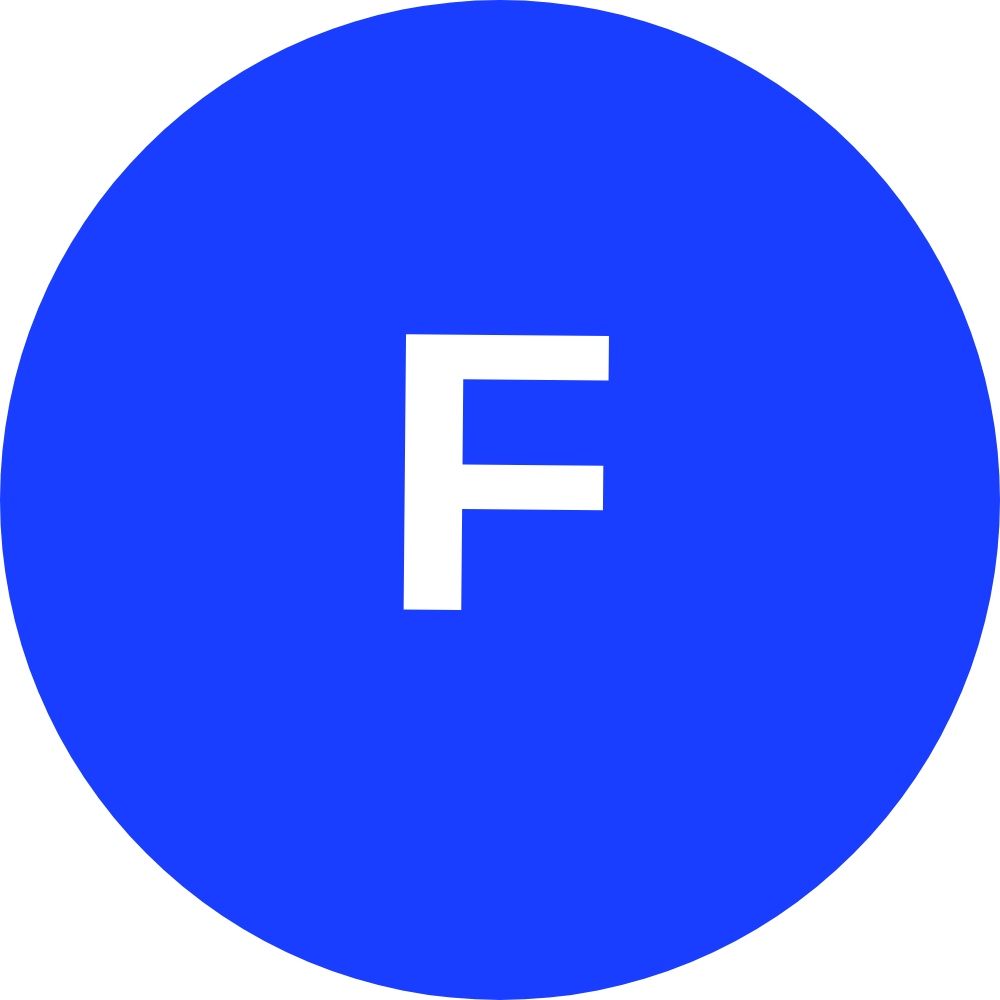
Frame 1 (no input)
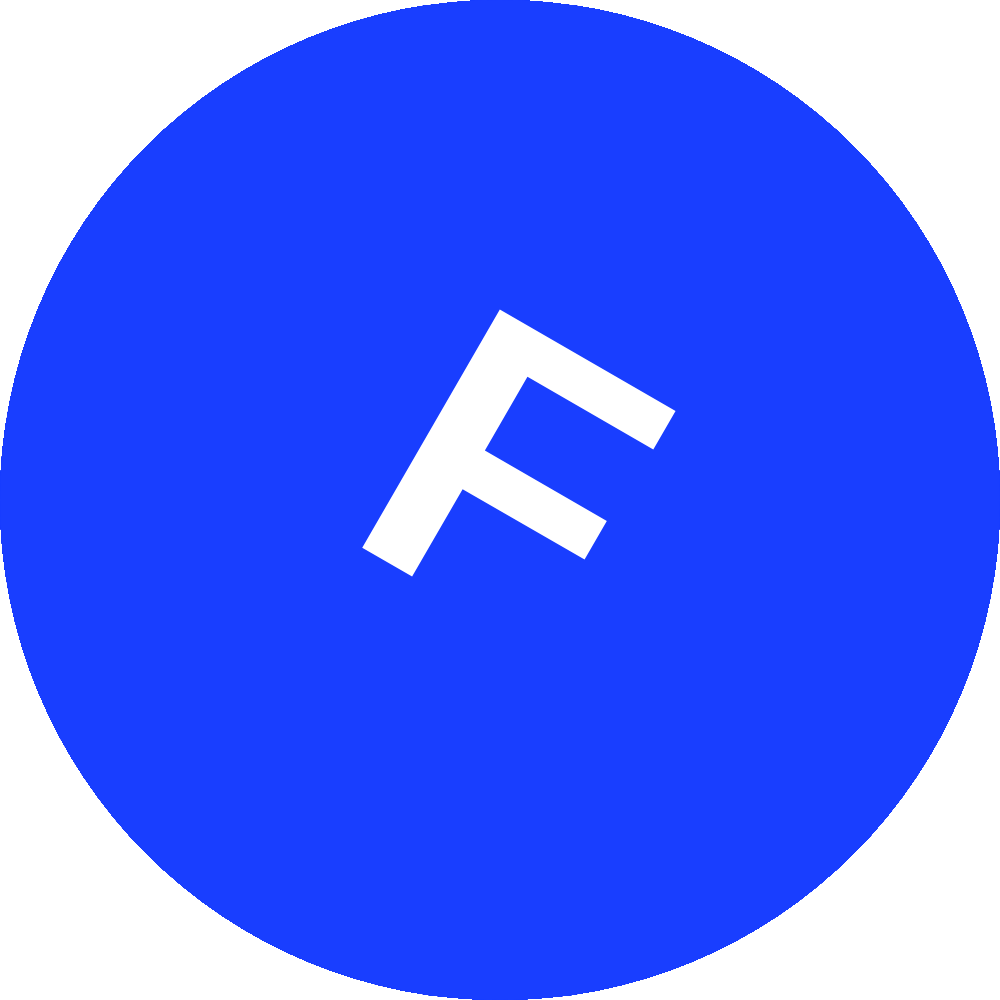
Frame 60 (no input)
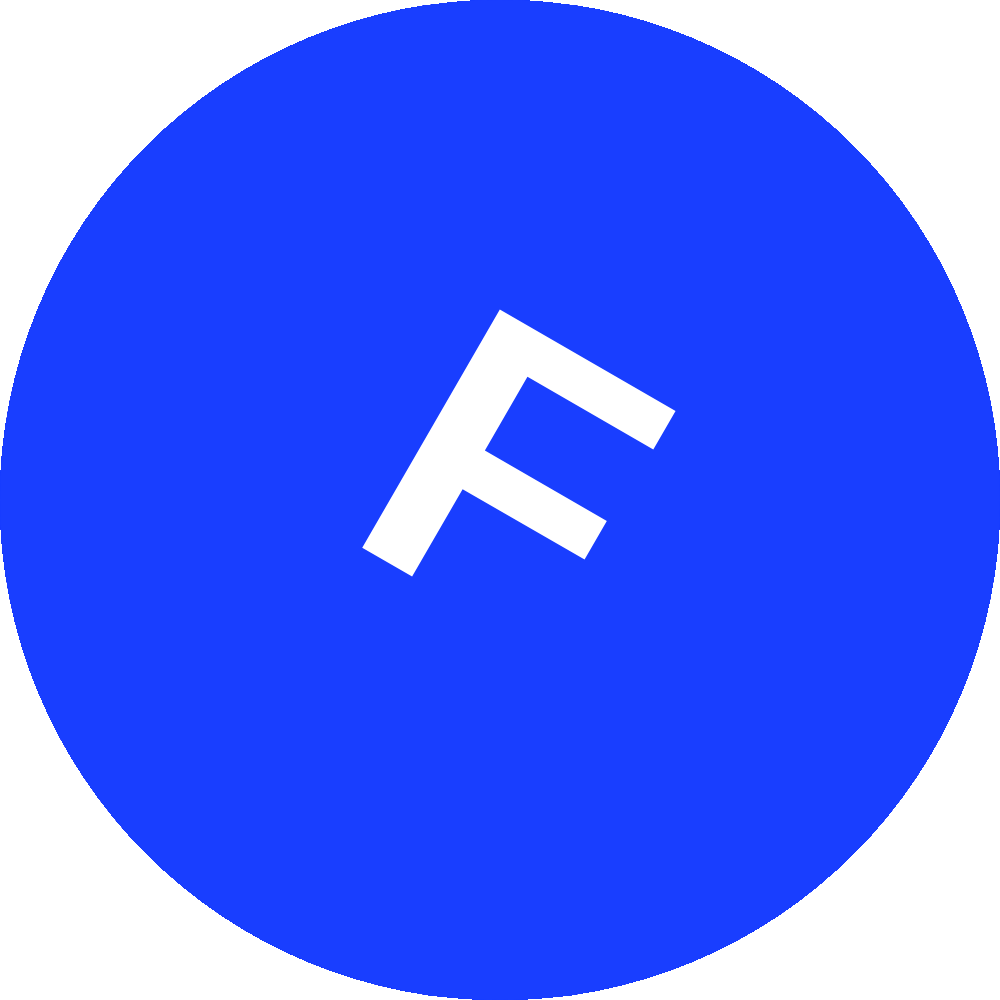
Frame 120 (the mouse pressed at the canvas centre since frame 60)

The p5.js sketch that drew these frames (run headless with seeded random() and noise() and a simulated clock; from frame 60 on, the mouse is pressed at the canvas centre):

// p5.js sketch
// ── sketch.js
let themeColor = '#193EFF';
let spinDegs = 0;
let addTrue = 0;
let rotDir = 1;
let startSpin = 1;
let counter = 0;

function setup() {
  createCanvas(windowHeight, windowHeight);
  
  angleMode(DEGREES);
  
  noStroke();
  textSize(width * 0.40);
  textAlign(CENTER, CENTER);
  textStyle(BOLD);
  
  frameRate(60);
  
}

function draw() {
  
  translate(height/2, height/2)
  
  fill(themeColor);
  circle(0, 0, width);
  
  spinDir();
  
  if (startSpin == 0) {
    
    } else {
      if (rotDir == -1) {
      spinDegs --
    } else {
      spinDegs ++
    }
  }
  
  push();
  rotate(spinDegs * 0.5);
  fill('#FFF');
  text('F', 0, 0);
  pop();

}



function spinDir() {
  
  if ( dist(height * 0.5, height * 0.5, mouseX, mouseY) > height * 0.4) {
    
    startSpin = 1;
    addTrue = 0;
    
  } else {
    
    startSpin = 0;
    
    if (addTrue == 0) {
      counter++
    }
    
    addTrue = 1;
    
    if (counter % 2 == 1) {
      rotDir = 1;
    } else {
      rotDir = -1;
    }

  }
  
}
